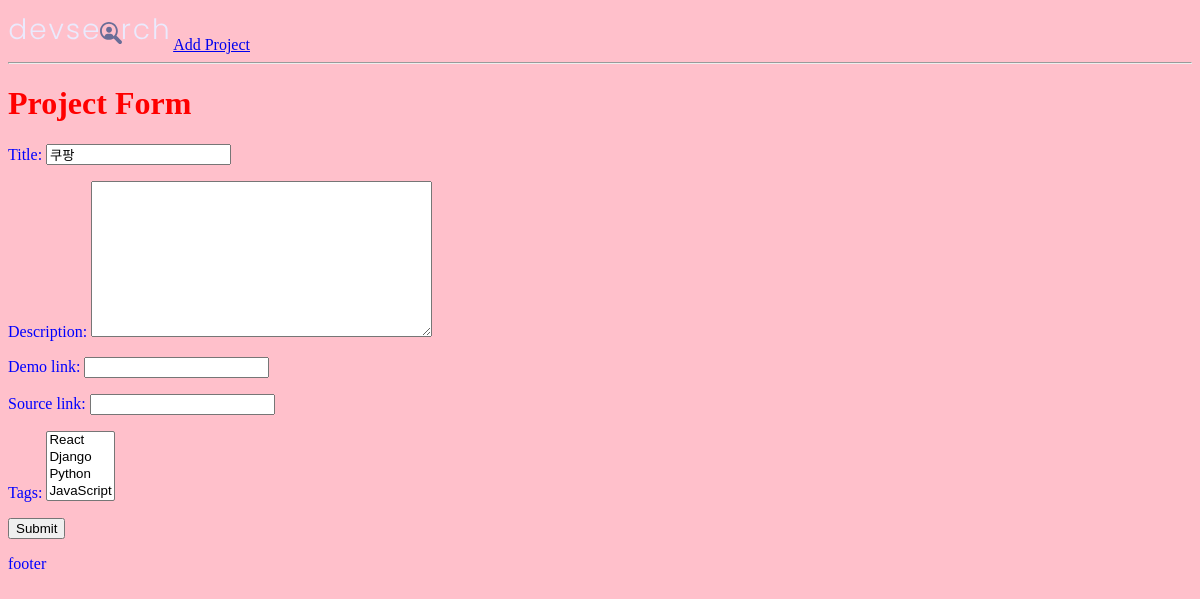
Before: /update-project/b22bbb01-6c8c-4c5a-9ec9-f9b7446e1da0/ with the older database file.
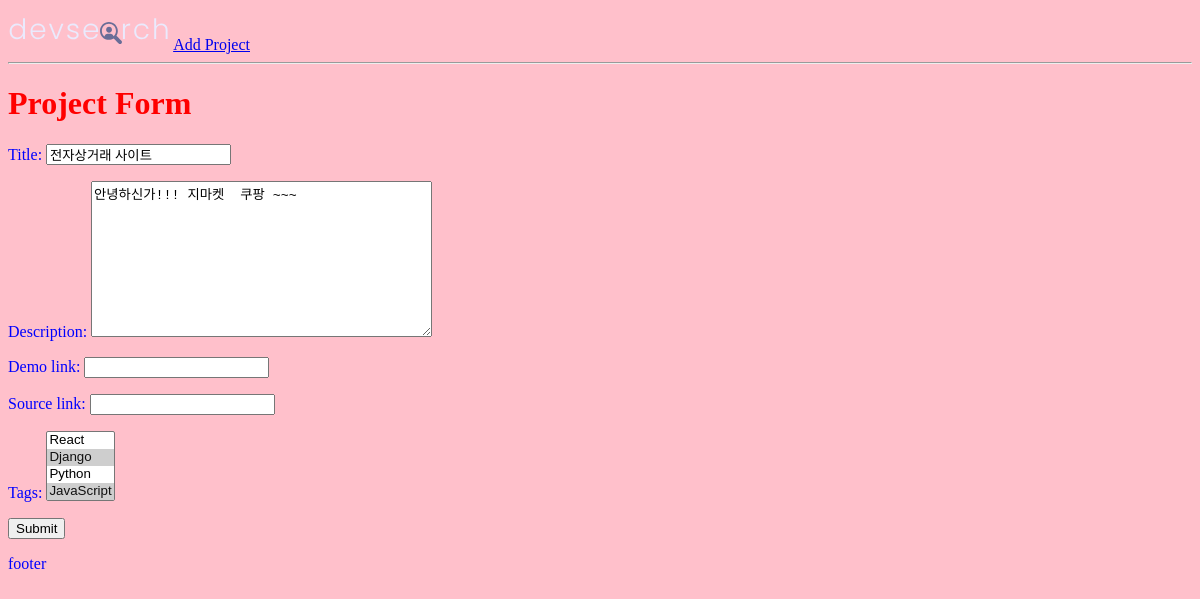
After: the same page with the newer database file.
### projects/models.py (models this page shows, shortened)
class Project(models.Model):
    title = models.CharField(max_length=200)
    description = models.TextField(null=True, blank=True)
    featured_image = models.ImageField(null=True, blank=True, default="default.jpg")
    demo_link = models.CharField(max_length=2000, null=True, blank=True)
    source_link = models.CharField(max_length=2000, null=True, blank=True)
    tags = models.ManyToManyField('Tag', blank=True)
    vote_total = models.IntegerField(default=0, null=True, blank=True)
    vote_ratio = models.IntegerField(default=0, null=True, blank=True)
    created = models.DateTimeField(auto_now_add=True)
    id = models.UUIDField(default=uuid.uuid4, unique=True, primary_key=True, editable=False)

### projects/views.py (the view)
# urls.py: path('update-project/<str:pk>/', views.updateProject, name="update-project"),
def updateProject(req, pk):
    project = Project.objects.get(id=pk)
    form = ProjectForm(instance=project)
    if req.method == "POST":
        form = ProjectForm(req.POST, instance=project)
        if form.is_valid():
            form.save()
            return redirect('projects')
    context = {'form':form}
    return render(req, "projects/project_form.html", context)

### projects/forms.py
class ProjectForm(ModelForm):
    class Meta:
        model = Project
        fields = ['title','description', 'demo_link', 'source_link', 'tags']

### projects/models.py (called while the page is built)
    def __str__(self):
        return self.name

### projects/templates/projects/project_form.html (shortened to what this page needs)
{% extends 'main.html' %}
{% block content %}
  <h1>Project Form</h1>
  <form action="" method="POST">
    {{ form.as_p }}
    <input type="submit">
  </form>
{% endblock %}

Changed rows visible on the page:
changed Project: title "쿠팡" → "전자상거래 사이트"; description (not shown) → "안녕하신가!!! 지마켓 쿠팡 ~~~"
Other visible differences:
form field tags: "React / Django / Python / JavaScript" → "React / Django ☑ / Python / JavaScript ☑"
